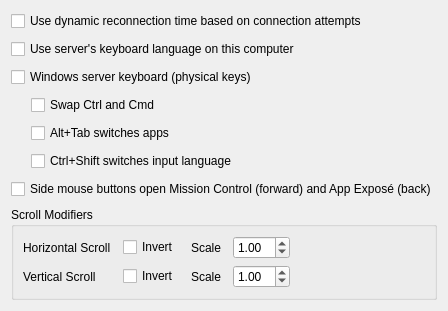
<?xml version="1.0" encoding="UTF-8"?>
<ui version="4.0">
 <class>ClientConfigDialog</class>
 <widget class="QDialog" name="ClientConfigDialog">
  <property name="geometry">
   <rect>
    <x>0</x>
    <y>0</y>
    <width>482</width>
    <height>197</height>
   </rect>
  </property>
  <property name="windowTitle">
   <string>Client Configuration</string>
  </property>
  <layout class="QVBoxLayout" name="verticalLayout">
   <property name="spacing"><number>8</number></property>
   <property name="sizeConstraint"><enum>QLayout::SizeConstraint::SetFixedSize</enum></property>
   <item>
    <widget class="QCheckBox" name="cbDynamicConnectTime">
     <property name="toolTip">
      <string>&lt;html&gt;&lt;head/&gt;&lt;body&gt;&lt;p&gt;Allow the client to slow the rate it attempts to reconnect to the server when connections attempts are failing. The delay between connection attempts will  start at 1 second intervals and can be a maxium of 5 minutes between connection attempts.&lt;/p&gt;&lt;/body&gt;&lt;/html&gt;</string>
     </property>
     <property name="text">
      <string>Use dynamic reconnection time based on connection attempts</string>
     </property>
    </widget>
   </item>
   <item>
    <widget class="QCheckBox" name="cbLanguageSync">
     <property name="text">
      <string>Use server's keyboard language on this computer</string>
     </property>
    </widget>
   </item>
   <item>
    <widget class="QCheckBox" name="cbPhysicalKeys">
     <property name="toolTip">
      <string>macOS client with a Windows server only. Keys from the server keyboard keep their physical position and type the Windows characters of this Mac's current input language. Windows editing keys (Ctrl+Backspace, Ctrl+Delete, Ctrl+Arrows, Home, End, Ctrl+Y) get their macOS equivalents. This Mac's own keyboard is not affected. Language sync has no effect in this mode.</string>
     </property>
     <property name="text">
      <string>Windows server keyboard (physical keys)</string>
     </property>
    </widget>
   </item>
   <item>
    <layout class="QVBoxLayout" name="layoutPhysicalDeps">
     <property name="spacing"><number>8</number></property>
     <property name="leftMargin"><number>20</number></property>
     <property name="topMargin"><number>0</number></property>
     <property name="bottomMargin"><number>0</number></property>
     <item>
      <spacer name="indent_cbSwapCtrlCmd">
       <property name="orientation"><enum>Qt::Orientation::Horizontal</enum></property>
       <property name="sizeType"><enum>QSizePolicy::Policy::Fixed</enum></property>
       <property name="sizeHint" stdset="0"><size><width>20</width><height>0</height></size></property>
      </spacer>
     </item>
     <item>
      <widget class="QCheckBox" name="cbSwapCtrlCmd">
       <property name="toolTip">
        <string>Server Ctrl acts as Command and the Windows key as Control. Ctrl+Tab stays Control+Tab.</string>
       </property>
       <property name="text">
        <string>Swap Ctrl and Cmd</string>
       </property>
      </widget>
     </item>
     <item>
      <spacer name="indent_cbAltTab">
       <property name="orientation"><enum>Qt::Orientation::Horizontal</enum></property>
       <property name="sizeType"><enum>QSizePolicy::Policy::Fixed</enum></property>
       <property name="sizeHint" stdset="0"><size><width>20</width><height>0</height></size></property>
      </spacer>
     </item>
     <item>
      <widget class="QCheckBox" name="cbAltTab">
       <property name="toolTip">
        <string>Server Alt+Tab opens the macOS app switcher (Command+Tab). Command stays held while Alt is held, so the switcher shortcuts (arrows, Q, H) work. Needs the Windows server keyboard.</string>
       </property>
       <property name="text">
        <string>Alt+Tab switches apps</string>
       </property>
      </widget>
     </item>
     <item>
      <spacer name="indent_cbCtrlShift">
       <property name="orientation"><enum>Qt::Orientation::Horizontal</enum></property>
       <property name="sizeType"><enum>QSizePolicy::Policy::Fixed</enum></property>
       <property name="sizeHint" stdset="0"><size><width>20</width><height>0</height></size></property>
      </spacer>
     </item>
     <item>
      <widget class="QCheckBox" name="cbCtrlShift">
       <property name="toolTip">
        <string>Pressing and releasing Ctrl+Shift on the server keyboard, with no other key in between, selects the next enabled input source on this Mac. Needs the Windows server keyboard.</string>
       </property>
       <property name="text">
        <string>Ctrl+Shift switches input language</string>
       </property>
      </widget>
     </item>
    </layout>
   </item>
   <item>
    <widget class="QCheckBox" name="cbSideButtons">
     <property name="toolTip">
      <string>Server mouse forward button opens Mission Control and back button opens App Exposé instead of being sent as buttons. Works without the Windows server keyboard.</string>
     </property>
     <property name="text">
      <string>Side mouse buttons open Mission Control (forward) and App Exposé (back)</string>
     </property>
    </widget>
   </item>
   <item>
    <widget class="QGroupBox" name="groupBox">
     <property name="title"><string>Scroll Modifiers</string></property>
     <layout class="QGridLayout" name="gridLayout">
      <property name="horizontalSpacing"><number>12</number></property>
      <item row="0" column="0">
       <widget class="QLabel" name="lblHScroll"><property name="text"><string>Horizontal Scroll</string></property></widget>
      </item>
      <item row="0" column="1">
       <widget class="QCheckBox" name="cbXScrollInvert"><property name="text"><string>Invert</string></property></widget>
      </item>
      <item row="0" column="2">
       <widget class="QLabel" name="lblXScrollSpeed">
        <property name="text"><string>Scale</string></property>
        <property name="alignment"><set>Qt::AlignmentFlag::AlignRight|Qt::AlignmentFlag::AlignVCenter</set></property>
       </widget>
      </item>
      <item row="0" column="3">
       <widget class="QDoubleSpinBox" name="sbXScrollScale">
        <property name="accelerated"><bool>true</bool></property>
        <property name="correctionMode"><enum>QAbstractSpinBox::CorrectionMode::CorrectToNearestValue</enum></property>
        <property name="minimum"><double>0.100000000000000</double></property>
        <property name="maximum"><double>10.000000000000000</double></property>
        <property name="singleStep"><double>0.100000000000000</double></property>
        <property name="value"><double>1.000000000000000</double></property>
       </widget>
      </item>
      <item row="1" column="0">
       <widget class="QLabel" name="lblVScroll"><property name="text"><string>Vertical Scroll</string></property></widget>
      </item>
      <item row="1" column="1">
       <widget class="QCheckBox" name="cbYScrollInvert"><property name="text"><string>Invert</string></property></widget>
      </item>
      <item row="1" column="2">
       <widget class="QLabel" name="lblScrollSpeed">
        <property name="text"><string>Scale</string></property>
        <property name="alignment"><set>Qt::AlignmentFlag::AlignRight|Qt::AlignmentFlag::AlignVCenter</set></property>
       </widget>
      </item>
      <item row="1" column="3">
       <widget class="QDoubleSpinBox" name="sbYScrollScale">
        <property name="accelerated"><bool>true</bool></property>
        <property name="correctionMode"><enum>QAbstractSpinBox::CorrectionMode::CorrectToNearestValue</enum></property>
        <property name="minimum"><double>0.100000000000000</double></property>
        <property name="maximum"><double>10.000000000000000</double></property>
        <property name="singleStep"><double>0.100000000000000</double></property>
        <property name="value"><double>1.000000000000000</double></property>
       </widget>
      </item>
      <item row="0" column="4" rowspan="2">
       <spacer name="spacerScroll">
        <property name="orientation"><enum>Qt::Orientation::Horizontal</enum></property>
        <property name="sizeHint" stdset="0"><size><width>0</width><height>0</height></size></property>
       </spacer>
      </item>
     </layout>
    </widget>
   </item>
  </layout>
 </widget>
 <resources/>
 <connections/>
</ui>
